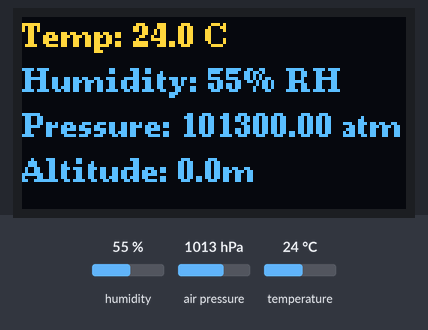
A sketch run on a simulated Arduino Uno, built with avr-gcc and run on an emulated ATmega328P. Shown: 128×64 one-colour display. The inputs (shaded band) are chosen by the test bench; at power-on: humidity 55 %, air pressure 1013 hPa, temperature 24 °C. The OLED is the two-colour kind (top 16 rows yellow).

Above: at 1.4 s.
1.5 s: humidity set to 22 %
At 3.1 s:
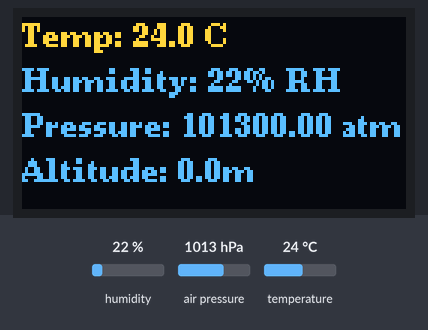
3.4 s: air pressure set to 952 hPa
At 4.1 s:
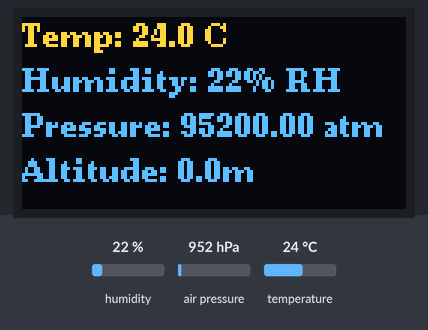
5.3 s: temperature set to 12 °C
At 6.0 s:
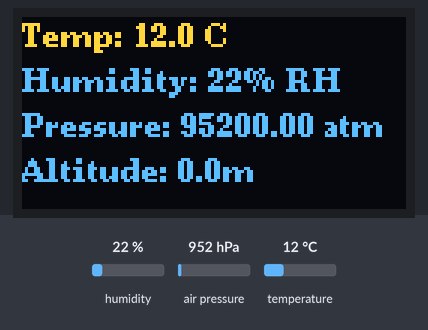
7.1 s: humidity set to 40 %
At 7.8 s:
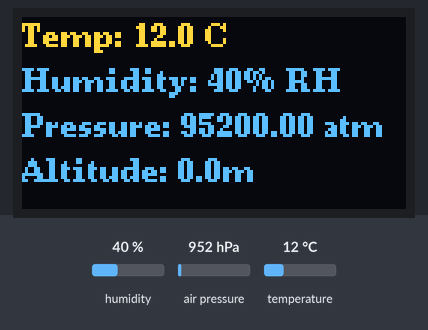
Timing chart, 0 to 10.0 s (numbered marks = the images above; inputs shaded):
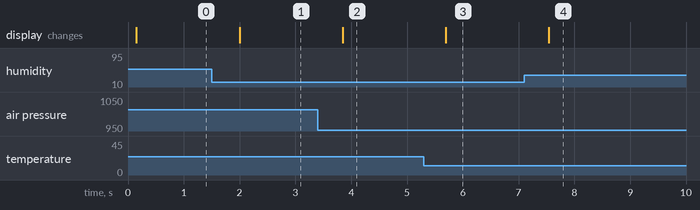

The sketch:

BEM280_16864.ino
```cpp
#include <Arduino.h>
#include <U8g2_Arduino-master\src\U8g2lib.h>

#include <BME280I2C.h>
#include <Wire.h>
BME280I2C bme;  // Needed for legacy versions of Arduino.

U8G2_SH1106_128X64_VCOMH0_F_HW_I2C u8g2(U8G2_R0);

//#define SERIAL_BAUD 38400


bool metric = true;


void setup() {
	u8g2.begin();
	u8g2.enableUTF8Print();
	while (!bme.begin())
	{
		u8g2.clearBuffer();
		u8g2.setFont(u8g2_font_ncenB08_tr);  // use chinese2 for all the glyphs of "ÄãºÃÊÀ½ç"
		u8g2.setFontDirection(0);
		u8g2.setCursor(0, 15);
		u8g2.println("Could not find BME280I2C sensor!");
		u8g2.sendBuffer();
		delay(1000);
	}
}

void loop() {
	float temp(NAN), hum(NAN), pres(NAN);
	 uint8_t pressureUnit(3);   // unit: B000 = Pa, B001 = hPa, B010 = Hg, B011 = atm, B100 = bar, B101 = torr, B110 = N/m^2, B111 = psi
	bme.read(pres, temp, hum, pressureUnit, metric);
	 float altitude = bme.alt(metric);                                // Parameters: (float& pressure, float& temp, float& humidity, bool hPa = true, bool celsius = false)


	u8g2.setFont(u8g2_font_ncenB08_tr);
	u8g2.setFontDirection(0);
	u8g2.clearBuffer();
	u8g2.setCursor(0, 10);
	u8g2.print("Temp: ");
	u8g2.print(temp,1);
	u8g2.print(" C");
	u8g2.setCursor(0, 25);
	u8g2.print("Humidity: ");
	u8g2.print(hum,0);
    u8g2.print("% RH");
	u8g2.setCursor(0, 40);
	u8g2.print("Pressure: ");
	u8g2.print(pres);
	u8g2.print(" atm");
	u8g2.setCursor(0, 55);
	u8g2.print("Altitude: ");
	u8g2.print(altitude,1);
	u8g2.print((metric ? "m" : "ft"));
	u8g2.sendBuffer();
	delay(500);
}
```

Measured:
- after the input at 1.5 s, the display: changes after 0.50 s (image 1)
- after the input at 3.4 s, the display: changes after 0.45 s (image 2)
- after the input at 5.3 s, the display: changes after 0.39 s (image 3)
- after the input at 7.1 s, the display: changes after 0.44 s (image 4)
